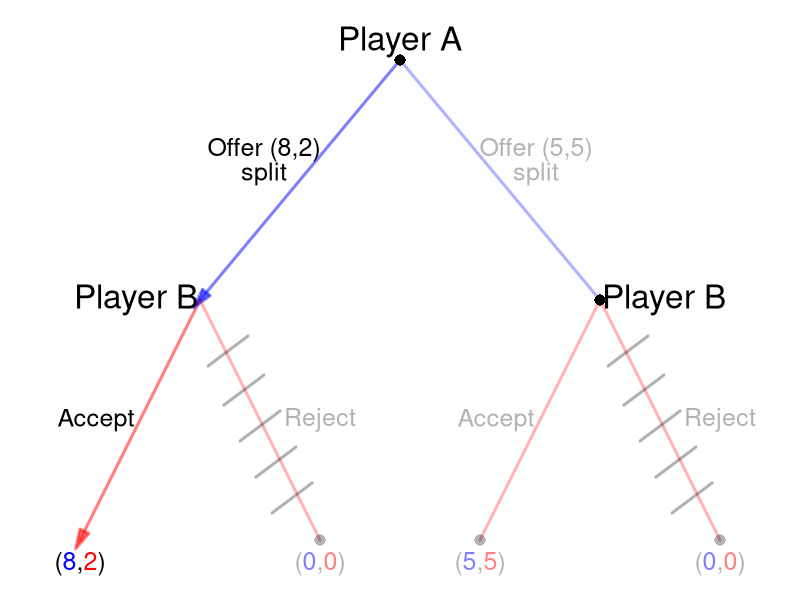

Write R code to recreate this figure.
require(shape)
pdf(file = "people/sequential_ultimatum_selfinterest.pdf", width = 9, height = 7)

#Set parameters for graphics
axislabelsize <- 1.5
labelsize <- 2
actionlabelsize <- 1.5
graphlinewidth <- 3
segmentlinewidth <- 2
nodesize <- 1.5
fadelevel <- 0.3

COL <- c("#7fc97f", "#beaed4", "#fdc086", "#ffff99", "#386cb0", "#f0027f", "#bf5b17", "#666666")
COLA <- c("#99d8c9","#66c2a4","#41ae76", "#238b45", "#005824")
COLB <- c("#4eb3d3", "#2b8cbe", "#0868ac","#084081")

par(mar =  c(0, 0, 0, 0))

xlims <- c(0, 10)
ylims <- c(0, 10)

npts <- 501 
x <- seq(xlims[1], xlims[2], length.out = npts)
y <- seq(ylims[1], ylims[2], length.out = npts) 

plot(0, 0, xlim = xlims, ylim = ylims, type = "n",
     xlab = expression(paste("")),
     ylab = expression(paste("")), 
     xaxt = "n", 
     yaxt = "n", 
     cex.lab = axislabelsize, 
     bty = "n",
     xaxs="i", 
     yaxs="i")

ticksy <- seq(from = 0, to = ylims[2], by = 2)
ylabels <- seq(from = 0, to = ylims[2], by = 2)
ticksx <- seq(from = 0, to = xlims[2], by = 2)
xlabels <- seq(from = 0, to = xlims[2], by = 2)

#Branches for Aram
#Offer (8, 2)
#segments(5, 9, 2.5, 5, lty = 1, col = rgb(0, 0, 1, 0.5), lwd = graphlinewidth)
#Offer (5, 5)
segments(5, 9, 7.5, 5, lty = 1, col = rgb(0, 0, 1, fadelevel), lwd = graphlinewidth)

#Branches for Bina
#From A offer (8, 2)
#Bina Acept
Arrows(2.5, 5, 1, 1, col = rgb(1, 0, 0, 0.5), lty = 1, lwd = 3, arr.type = "triangle")
#Branches for A (arrow)
#Offer (8, 2)
Arrows(5, 9, 2.5, 5, col = rgb(0, 0, 1, 0.5), lty = 1, lwd = 3, arr.type = "triangle")



#Bina Reject
segments(2.5, 5, 4, 1, lty = 1, col = rgb(1, 0, 0, fadelevel), lwd = graphlinewidth)

#From Aram offer (5, 5)
#Bina Accept
segments(7.5, 5, 6, 1, lty = 1, col = rgb(1, 0, 0, fadelevel), lwd = graphlinewidth)

#Bina Reject
segments(7.5, 5, 9, 1, lty = 1, col = rgb(1, 0, 0, fadelevel), lwd = graphlinewidth)



#Initial node
points(5, 9, pch = 16, col = "black", cex = nodesize)

#P1 Nodes
#points(2.5, 5, pch = 16, col = "black", cex = nodesize)
points(7.5, 5, pch = 16, col = "black", cex = nodesize)

#P2 Terminal Nodes
#points(1, 1, pch = 16, col = "black", cex = nodesize)
points(4, 1, pch = 16, col = rgb(0,0,0,fadelevel), cex = nodesize)
points(6, 1, pch = 16, col = rgb(0,0,0,fadelevel), cex = nodesize)
points(9, 1, pch = 16, col = rgb(0,0,0,fadelevel), cex = nodesize)

text(5, 9.3, expression(paste("Player A")), cex = labelsize)

text(3.3, 7.5, expression(paste("Offer (8,2)")), cex = actionlabelsize)
text(3.3, 7.1, expression(paste("split")), cex = actionlabelsize)
text(6.7, 7.5, expression(paste("Offer (5,5)")), cex = actionlabelsize, col = rgb(0,0,0,fadelevel))
text(6.7, 7.1, expression(paste("split")), cex = actionlabelsize, col = rgb(0,0,0,fadelevel))


text(1.7, 5, expression(paste("Player B")), cex = labelsize)
text(1.2, 3, expression(paste("Accept")), cex = actionlabelsize)
text(4, 3, expression(paste("Reject")), cex = actionlabelsize, col = rgb(0,0,0,fadelevel))


text(8.3, 5, expression(paste("Player B")), cex = labelsize)
text(6.2, 3, expression(paste("Accept")), cex = actionlabelsize, col = rgb(0,0,0,fadelevel))
text(9, 3, expression(paste("Reject")), cex = actionlabelsize, col = rgb(0,0,0,fadelevel))


#Payoffs 
text(1, .6, expression("(" * phantom("8") * "," * phantom("2") * ")"), cex = actionlabelsize)
text(1, .6, expression(phantom("(") * "8" * phantom(",") * phantom("2") * phantom(")")), col = rgb(0, 0, 1, 1),  cex = actionlabelsize)
text(1, .6, expression(phantom("(") * phantom("8") * phantom(",") * "2" * phantom(")")), col = rgb(1, 0, 0, 1), cex = actionlabelsize)

text(4, .6, expression("(" * phantom("0") * "," * phantom("0") * ")"), cex = actionlabelsize, col = rgb(0,0,0,fadelevel))
text(4, .6, expression(phantom("(") * "0" * phantom(",") * phantom("0") * phantom(")")), col = rgb(0, 0, 1, 0.5,fadelevel),  cex = actionlabelsize)
text(4, .6, expression(phantom("(") * phantom("0") * phantom(",") * "0" * phantom(")")), col = rgb(1, 0, 0, 0.5,fadelevel), cex = actionlabelsize)

text(6, .6, expression("(" * phantom("5") * "," * phantom("5") * ")"), cex = actionlabelsize, col = rgb(0,0,0,fadelevel))
text(6, .6, expression(phantom("(") * "5" * phantom(",") * phantom("5") * phantom(")")), col = rgb(0, 0, 1, 0.5,fadelevel),  cex = actionlabelsize)
text(6, .6, expression(phantom("(") * phantom("5") * phantom(",") * "5" * phantom(")")), col = rgb(1, 0, 0, 0.5,fadelevel), cex = actionlabelsize)

text(9, .6, expression("(" * phantom("0") * "," * phantom("0") * ")"), cex = actionlabelsize, col = rgb(0,0,0,fadelevel))
text(9, .6, expression(phantom("(") * "0" * phantom(",") * phantom("0") * phantom(")")), col = rgb(0, 0, 1, 0.5,fadelevel),  cex = actionlabelsize)
text(9, .6, expression(phantom("(") * phantom("0") * phantom(",") * "0" * phantom(")")), col = rgb(1, 0, 0, 0.5,fadelevel), cex = actionlabelsize)

#Cutting branch plant late when A plants early
segments(2.6, 3.9, 3.1, 4.4, lty = 1, col = rgb(0,0,0,fadelevel), lwd = graphlinewidth)
segments(2.8, 3.25, 3.3, 3.75, lty = 1, col = rgb(0,0,0,fadelevel), lwd = graphlinewidth)
segments(3, 2.65, 3.5, 3.15, lty = 1, col = rgb(0,0,0,fadelevel), lwd = graphlinewidth)
segments(3.2, 2.05, 3.7, 2.55, lty = 1, col = rgb(0,0,0,fadelevel), lwd = graphlinewidth)
segments(3.4, 1.45, 3.9, 1.95, lty = 1, col = rgb(0,0,0,fadelevel), lwd = graphlinewidth)


#Cutting branch plant late when A plants early
segments(7.6, 3.9, 8.1, 4.4, lty = 1, col = rgb(0,0,0,fadelevel), lwd = graphlinewidth)
segments(7.8, 3.25, 8.3, 3.75, lty = 1, col = rgb(0,0,0,fadelevel), lwd = graphlinewidth)
segments(8, 2.65, 8.5, 3.15, lty = 1, col = rgb(0,0,0,fadelevel), lwd = graphlinewidth)
segments(8.2, 2.05, 8.7, 2.55, lty = 1, col = rgb(0,0,0,fadelevel), lwd = graphlinewidth)
segments(8.4, 1.45, 8.9, 1.95, lty = 1, col = rgb(0,0,0,fadelevel), lwd = graphlinewidth)



#Cutting branch plant late when A plants
# segments(7.4, 3.9, 6.9, 4.4, lty = 1, col = rgb(0,0,0,fadelevel), lwd = graphlinewidth)
# segments(7.2, 3.25, 6.7, 3.75, lty = 1, col = rgb(0,0,0,fadelevel), lwd = graphlinewidth)
# segments(7, 2.65, 6.5, 3.15, lty = 1, col = rgb(0,0,0,fadelevel), lwd = graphlinewidth)
# segments(6.8, 2.05, 6.3, 2.55, lty = 1, col = rgb(0,0,0,fadelevel), lwd = graphlinewidth)
# segments(6.6, 1.45, 6.1, 1.95, lty = 1, col = rgb(0,0,0,fadelevel), lwd = graphlinewidth)


dev.off()
